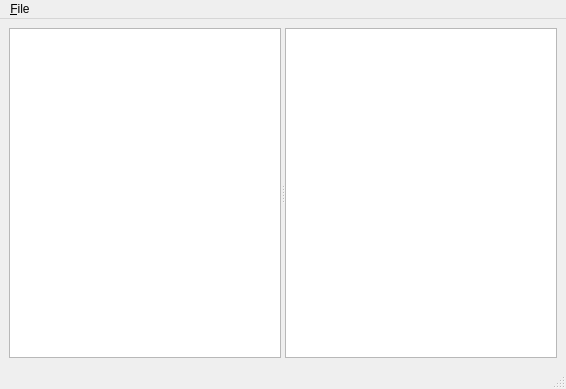
<?xml version="1.0" encoding="UTF-8"?>
<ui version="4.0">
 <class>TreeBuilderMW</class>
 <widget class="QMainWindow" name="TreeBuilderMW">
  <property name="geometry">
   <rect>
    <x>0</x>
    <y>0</y>
    <width>566</width>
    <height>389</height>
   </rect>
  </property>
  <property name="windowTitle">
   <string>QXmlStreamReader Demo</string>
  </property>
  <widget class="QWidget" name="centralwidget">
   <layout class="QVBoxLayout" name="verticalLayout">
    <item>
     <widget class="QSplitter" name="splitter">
      <property name="orientation">
       <enum>Qt::Horizontal</enum>
      </property>
      <widget class="QTreeView" name="treeView"/>
      <widget class="QTextEdit" name="textEdit"/>
     </widget>
    </item>
   </layout>
  </widget>
  <widget class="QMenuBar" name="menubar">
   <property name="geometry">
    <rect>
     <x>0</x>
     <y>0</y>
     <width>566</width>
     <height>25</height>
    </rect>
   </property>
   <widget class="QMenu" name="menuFile">
    <property name="title">
     <string>&amp;File</string>
    </property>
    <addaction name="actionOpen_File"/>
    <addaction name="actionQuit"/>
   </widget>
   <addaction name="menuFile"/>
  </widget>
  <widget class="QStatusBar" name="statusbar"/>
  <action name="actionOpen_File">
   <property name="text">
    <string>Open File</string>
   </property>
   <property name="shortcut">
    <string>Ctrl+O</string>
   </property>
  </action>
  <action name="actionQuit">
   <property name="text">
    <string>Quit</string>
   </property>
   <property name="shortcut">
    <string>Ctrl+Q</string>
   </property>
  </action>
 </widget>
 <resources/>
 <connections/>
</ui>
